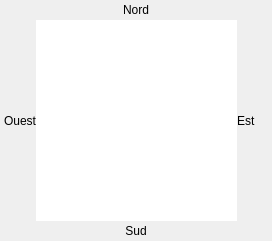
<?xml version="1.0" encoding="UTF-8"?>
<ui version="4.0">
 <class>Radar</class>
 <widget class="QFrame" name="Radar">
  <property name="geometry">
   <rect>
    <x>0</x>
    <y>0</y>
    <width>272</width>
    <height>241</height>
   </rect>
  </property>
  <property name="minimumSize">
   <size>
    <width>272</width>
    <height>241</height>
   </size>
  </property>
  <property name="maximumSize">
   <size>
    <width>400</width>
    <height>241</height>
   </size>
  </property>
  <property name="windowTitle">
   <string notr="true">Frame</string>
  </property>
  <property name="frameShape">
   <enum>QFrame::NoFrame</enum>
  </property>
  <property name="frameShadow">
   <enum>QFrame::Plain</enum>
  </property>
  <layout class="QVBoxLayout" name="verticalLayout_2">
   <property name="spacing">
    <number>0</number>
   </property>
   <property name="leftMargin">
    <number>0</number>
   </property>
   <property name="topMargin">
    <number>0</number>
   </property>
   <property name="rightMargin">
    <number>0</number>
   </property>
   <property name="bottomMargin">
    <number>0</number>
   </property>
   <item>
    <layout class="QVBoxLayout" name="verticalLayout">
     <property name="spacing">
      <number>0</number>
     </property>
     <item>
      <widget class="QLabel" name="coordGeo1">
       <property name="text">
        <string>Nord</string>
       </property>
       <property name="alignment">
        <set>Qt::AlignCenter</set>
       </property>
      </widget>
     </item>
     <item>
      <layout class="QHBoxLayout" name="horizontalLayout">
       <property name="spacing">
        <number>0</number>
       </property>
       <item>
        <widget class="QLabel" name="coordGeo3">
         <property name="text">
          <string>Ouest</string>
         </property>
         <property name="alignment">
          <set>Qt::AlignRight|Qt::AlignTrailing|Qt::AlignVCenter</set>
         </property>
         <property name="margin">
          <number>2</number>
         </property>
        </widget>
       </item>
       <item>
        <widget class="QGraphicsView" name="vueRadar">
         <property name="minimumSize">
          <size>
           <width>201</width>
           <height>201</height>
          </size>
         </property>
         <property name="maximumSize">
          <size>
           <width>201</width>
           <height>201</height>
          </size>
         </property>
         <property name="mouseTracking">
          <bool>true</bool>
         </property>
         <property name="frameShape">
          <enum>QFrame::NoFrame</enum>
         </property>
         <property name="frameShadow">
          <enum>QFrame::Plain</enum>
         </property>
         <property name="lineWidth">
          <number>0</number>
         </property>
        </widget>
       </item>
       <item>
        <widget class="QLabel" name="coordGeo4">
         <property name="text">
          <string>Est</string>
         </property>
         <property name="margin">
          <number>2</number>
         </property>
        </widget>
       </item>
      </layout>
     </item>
     <item>
      <widget class="QLabel" name="coordGeo2">
       <property name="text">
        <string>Sud</string>
       </property>
       <property name="alignment">
        <set>Qt::AlignCenter</set>
       </property>
      </widget>
     </item>
    </layout>
   </item>
  </layout>
 </widget>
 <resources/>
 <connections/>
</ui>
